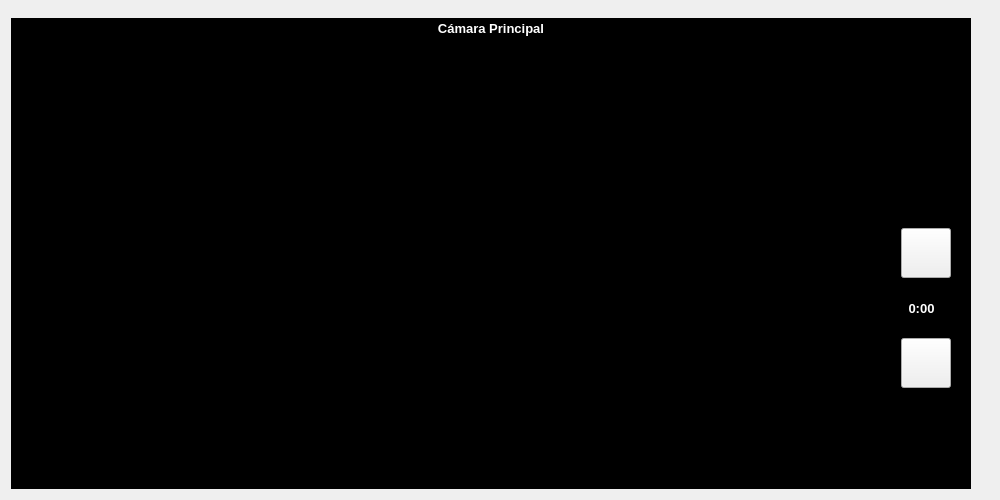
                             <widget class="QFrame" name="verticalFrame_3">
                              <property name="minimumSize">
                               <size>
                                <width>1000</width>
                                <height>500</height>
                               </size>
                              </property>
                              <property name="maximumSize">
                               <size>
                                <width>16777215</width>
                                <height>800</height>
                               </size>
                              </property>
                              <layout class="QVBoxLayout" name="verticalLayout_28">
                               <item>
                                <widget class="QFrame" name="verticalFrame_2">
                                 <property name="maximumSize">
                                  <size>
                                   <width>16777215</width>
                                   <height>1</height>
                                  </size>
                                 </property>
                                 <layout class="QVBoxLayout" name="verticalLayout_37"/>
                                </widget>
                               </item>
                               <item>
                                <widget class="QFrame" name="verticalFrame">
                                 <widget class="QLabel" name="label_camMain">
                                  <property name="geometry">
                                   <rect>
                                    <x>0</x>
                                    <y>0</y>
                                    <width>960</width>
                                    <height>570</height>
                                   </rect>
                                  </property>
                                  <property name="minimumSize">
                                   <size>
                                    <width>960</width>
                                    <height>570</height>
                                   </size>
                                  </property>
                                  <property name="maximumSize">
                                   <size>
                                    <width>960</width>
                                    <height>570</height>
                                   </size>
                                  </property>
                                  <property name="styleSheet">
                                   <string notr="true">background-color: rgb(0,0,0);</string>
                                  </property>
                                  <property name="text">
                                   <string/>
                                  </property>
                                  <property name="pixmap">
                                   <pixmap>imagenes/NoCamera.png</pixmap>
                                  </property>
                                  <property name="scaledContents">
                                   <bool>true</bool>
                                  </property>
                                  <property name="alignment">
                                   <set>Qt::AlignCenter</set>
                                  </property>
                                 </widget>
                                 <widget class="QLabel" name="label_1st">
                                  <property name="geometry">
                                   <rect>
                                    <x>0</x>
                                    <y>0</y>
                                    <width>960</width>
                                    <height>21</height>
                                   </rect>
                                  </property>
                                  <property name="maximumSize">
                                   <size>
                                    <width>960</width>
                                    <height>16777215</height>
                                   </size>
                                  </property>
                                  <property name="font">
                                   <font>
                                    <pointsize>10</pointsize>
                                    <weight>75</weight>
                                    <bold>true</bold>
                                   </font>
                                  </property>
                                  <property name="layoutDirection">
                                   <enum>Qt::LeftToRight</enum>
                                  </property>
                                  <property name="styleSheet">
                                   <string notr="true">color:rgb(255, 255, 255)</string>
                                  </property>
                                  <property name="text">
                                   <string>Cámara Principal</string>
                                  </property>
                                  <property name="alignment">
                                   <set>Qt::AlignCenter</set>
                                  </property>
                                 </widget>
                                 <widget class="QPushButton" name="Encender_button">
                                  <property name="geometry">
                                   <rect>
                                    <x>890</x>
                                    <y>210</y>
                                    <width>50</width>
                                    <height>50</height>
                                   </rect>
                                  </property>
                                  <property name="minimumSize">
                                   <size>
                                    <width>50</width>
                                    <height>50</height>
                                   </size>
                                  </property>
                                  <property name="maximumSize">
                                   <size>
                                    <width>50</width>
                                    <height>16777215</height>
                                   </size>
                                  </property>
                                  <property name="font">
                                   <font>
                                    <pointsize>10</pointsize>
                                    <weight>75</weight>
                                    <bold>true</bold>
                                   </font>
                                  </property>
                                  <property name="styleSheet">
                                   <string notr="true"/>
                                  </property>
                                  <property name="text">
                                   <string/>
                                  </property>
                                  <property name="icon">
                                   <iconset>
                                    <normaloff>iconos/media-record-symbolic.256x256.png</normaloff>iconos/media-record-symbolic.256x256.png</iconset>
                                  </property>
                                  <property name="iconSize">
                                   <size>
                                    <width>50</width>
                                    <height>50</height>
                                   </size>
                                  </property>
                                 </widget>
                                 <widget class="QPushButton" name="btn_photo">
                                  <property name="geometry">
                                   <rect>
                                    <x>890</x>
                                    <y>320</y>
                                    <width>50</width>
                                    <height>50</height>
                                   </rect>
                                  </property>
                                  <property name="minimumSize">
                                   <size>
                                    <width>50</width>
                                    <height>50</height>
                                   </size>
                                  </property>
                                  <property name="maximumSize">
                                   <size>
                                    <width>50</width>
                                    <height>16777215</height>
                                   </size>
                                  </property>
                                  <property name="font">
                                   <font>
                                    <pointsize>10</pointsize>
                                    <weight>75</weight>
                                    <bold>true</bold>
                                   </font>
                                  </property>
                                  <property name="styleSheet">
                                   <string notr="true"/>
                                  </property>
                                  <property name="text">
                                   <string/>
                                  </property>
                                  <property name="icon">
                                   <iconset>
                                    <normaloff>iconos/Takephoto.svg</normaloff>iconos/Takephoto.svg</iconset>
                                  </property>
                                  <property name="iconSize">
                                   <size>
                                    <width>50</width>
                                    <height>50</height>
                                   </size>
                                  </property>
                                 </widget>
                                 <widget class="QLabel" name="label_2nd_2">
                                  <property name="geometry">
                                   <rect>
                                    <x>880</x>
                                    <y>280</y>
                                    <width>61</width>
                                    <height>21</height>
                                   </rect>
                                  </property>
                                  <property name="maximumSize">
                                   <size>
                                    <width>250</width>
                                    <height>16777215</height>
                                   </size>
                                  </property>
                                  <property name="font">
                                   <font>
                                    <pointsize>10</pointsize>
                                    <weight>75</weight>
                                    <bold>true</bold>
                                   </font>
                                  </property>
                                  <property name="layoutDirection">
                                   <enum>Qt::LeftToRight</enum>
                                  </property>
                                  <property name="styleSheet">
                                   <string notr="true">color:rgb(255, 255, 255)</string>
                                  </property>
                                  <property name="text">
                                   <string>0:00</string>
                                  </property>
                                  <property name="alignment">
                                   <set>Qt::AlignCenter</set>
                                  </property>
                                 </widget>
                                </widget>
                               </item>
                              </layout>
                             </widget>
